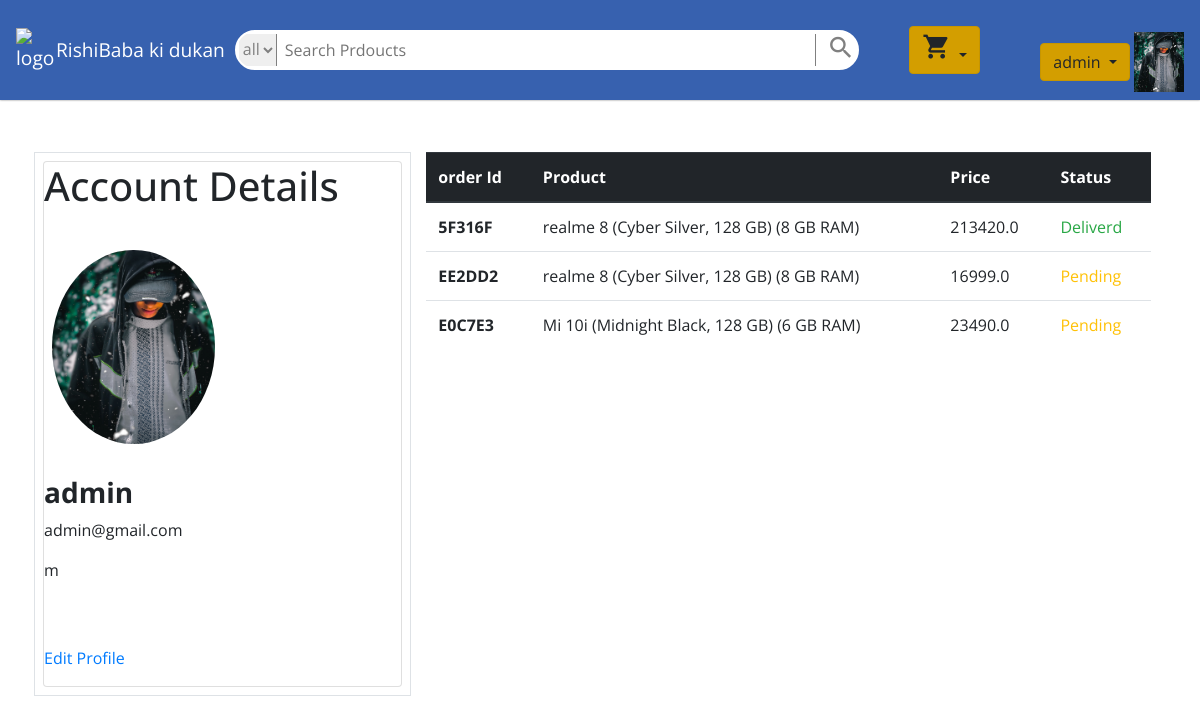
Page /account/profile/ (signed in) on the committed database.
### account/models.py (models this page shows, shortened)
class UserProfile(models.Model):
    user = models.OneToOneField(User, on_delete=models.CASCADE, blank=True)
    dob = models.DateField(null=True)
    gender = models.CharField(max_length=10, choices=gender_choices)
    profile_pic = models.ImageField(upload_to="images/profile"
                                    , default="images/profile/profile-default.png")

### products/models.py (models this page shows, shortened)
class OrderDetail(models.Model):
    ord_id=uuid.uuid4().hex[:6].upper()
    user = models.ForeignKey(User, on_delete=models.CASCADE)
    order_id = models.CharField( max_length=15, unique=True, default=ord_id, editable=False)
    orderStatus = models.BooleanField(default=False)
    cancelStatus = models.BooleanField(default=False)
    product = models.ForeignKey(Product, on_delete=models.CASCADE)
    amount = models.FloatField(default=0, blank=True, null=True)
    address = models.ForeignKey(BillingAddress, on_delete=models.CASCADE)
    date = models.DateTimeField(auto_now=True)

class Product(models.Model):
    seller=models.ForeignKey(Seller,on_delete=models.CASCADE,blank=True,null=True)
    name = models.CharField(max_length=100)
    category = models.ManyToManyField(Category, related_name='category')
    description = models.TextField(max_length=1000)
    price = models.IntegerField(default=0)
    rating = models.ManyToManyField(User, blank=True, related_name='rating')
    class Meta:
        permissions = (
           ("can_add_product","can add product"),
        )
    def __str__(self):
        return self.name

### account/views.py (the view)
# urls.py: path('profile/', AccountView.as_view(), name='profile'),
class AccountView(View):
    @method_decorator(login_required(login_url='/login/'))
    def get(self, request):
        user = request.user
        orders = user.orderdetail_set.all()
        order = {'status': 'Pending', 'orders': orders}
        return render(request, 'account.html', order)

### account/templates/account.html (shortened to what this page needs)
{% extends 'products/base.html' %}
{% load static %}
{% block content %}
    <br>
    <div class="row p-1">
  <div class="col-sm-4 border p-2 ">
      <div class=" card ">
          <h1>Account Details</h1>
          <br>
  <img class="p-2 " src="{{ user.userprofile.profile_pic.url }}" alt="John" style="width:50%; border-radius: 100%">
  <br>
  <h3><b>{{ user.username }}</b></h3>
  <p class="title">{{ user.email }}</p>
  <p>{{ user.userprofile.gender }}</p>
  <p><a href="talha08.github.io" class="button">Edit Profile </a></p>
</div>
  </div>
  <div class="col-sm-8">
      <table class="table">
  <thead class="thead-dark">
    <tr>
      <th scope="col">order Id</th>
      <th scope="col">Product</th>
      <th scope="col">Price</th>
      <th scope="col">Status</th>
    </tr>
  </thead>
  <tbody>
{% for order in orders %}
    <tr>
      <th scope="row"> {{ order.order_id }}</th>
      <td>{{ order.product }}</td>
      <td>{{ order.amount }}</td>
        {% if order.orderStatus == False %}
      <td class="text-warning">Pending</td>
      {% elif order.cancelStatus == True %}
      <td class="text-danger">Canceled</td>
         {% else %}
       <td class="text-success">Deliverd</td>
    {% endif %}
    </tr>
  {% endfor %}
  </tbody>
</table>
  </div>
</div>
{% endblock %}

### templates/products/base.html (shortened to what this page needs)
<!doctype html>
{% load static %}
<html lang="en">
<head>
    <link rel="stylesheet" href="https://maxcdn.bootstrapcdn.com/bootstrap/4.0.0/css/bootstrap.min.css"
>
    <link rel="stylesheet" href="{% static 'css/main.css' %}">
    <link rel="stylesheet" href="{% static 'css/nav.css' %}">
</head>
<body>
{% include 'products/navbar.html' %}
<div class="container">
    {% block content %}
    {% endblock %}
</div>
</body>
</html>

### templates/products/navbar.html (shortened to what this page needs)
<nav class="navbar">
    <div class="logo">
        <img src="https://github.com/subeshb1/GrabCheap/blob/master/img/logo_inverse.jpg?raw=true" alt="logo">
        <div class="text">  <a style="color: #FFFFFF; text-decoration: none "  href="{% url 'list_products' %}">RishiBaba ki dukan</a>
        </div>
    </div>
    <div class="item search right" tabindex="0">
        <div class="search-group">
            <select id="category-id">
                <option value="">all</option>
            </select>
            <input type="text" placeholder="Search Prdoucts" name="search_name" id="search-box" required>
            <i class="material-icons search-icon">
            </i>
        </div>
    </div>
    <a href="" class="item">
        <div class="dropdown show">
            <a class="btn btn-warning dropdown-toggle" href="#" role="button" id="dropdownMenuLink"
               data-toggle="dropdown" aria-haspopup="true" aria-expanded="false">
                <span class="material-icons">shopping_cart</span>
            </a>
        </div>
    </a>
    <a href="" class="  item">
        <a href="" class="  item">
            <div class="group  ">
                {% if  request.user.is_authenticated %}
                    <div class="dropdown show">
                        <a class=" btn btn-warning dropdown-toggle " href="#" role="button" id="dropdownMenuLink"
                           data-toggle="dropdown" aria-haspopup="true" aria-expanded="false">
                            {{ user.username }} <a href="{% url 'profile' %}"> <img
                                src="{{ user.userprofile.profile_pic.url }}" width="50px"> </a>
                        </a>
                    </div>{% endif %}
            </div>
        </a>
</nav>
<br>

### static/css/main.css (style rules this page uses)
body { min-height: 100vh }

### static/css/nav.css (style rules this page uses)
:root { --theme-bg-color: #3761af; --theme-color: white; }
* { margin: 0; padding: 0; font-family: "Open Sans", sans-serif; box-sizing: border-box; }
.navbar { display: flex; box-shadow: 0 0 2px 0 grey; align-items: center; font-size: 1em; background-color: #3761af; background-color: var(--theme-bg-color); color: white; color: var(--theme-color); }
.item { padding: 10px; text-decoration: none; color: white; color: var(--theme-color); }
.item.right { margin: 0 0 0 auto; }
.navbar .logo { font-size: 1.2em; align-items: center; display: flex; }
.logo img { max-width: 40px; }
.item.search { transition: 0.2s linear; display: flex; justify-content: center; flex-grow: 1; }
.item.search .search-icon { border-left: 1px solid grey; margin: 2px; padding-left: 10px; cursor: pointer; color: grey; }
.item.search input { width: 100%; padding: 6px; outline: none; border: 2px solid grey; max-width: 100%; border: 0; }
.item .search-group { display: flex; width: 100%; max-width: 700px; border-radius: 20px; border: 2px solid grey; overflow: hidden; background: white; border-color: white; color: var(--theme-color); }
.item .search-group select { border: 0; margin: 2px; border-right: 1px solid grey; max-width: 5em; outline: none; color: grey; }
.material-icons { font-size: 1.8rem; }

### rows in the picture
OrderDetail: order_id "5F316F", product "realme 8 (Cyber Silver, 128 GB) (8 GB RAM)", amount "213420.0", orderStatus "Deliverd"
OrderDetail: order_id "EE2DD2", product "realme 8 (Cyber Silver, 128 GB) (8 GB RAM)", amount "16999.0", orderStatus "Pending"
OrderDetail: order_id "E0C7E3", product "Mi 10i (Midnight Black, 128 GB) (6 GB RAM)", amount "23490.0", orderStatus "Pending"

### other values in the picture
{{ user.username }} "admin"
{{ user.email }} "admin@gmail.com"
{{ user.userprofile.gender }} "m"
